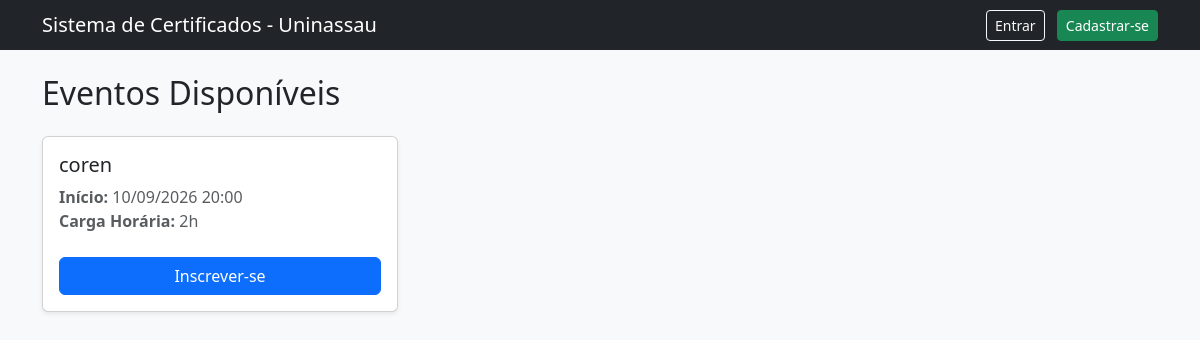
Before: / with the older database file.
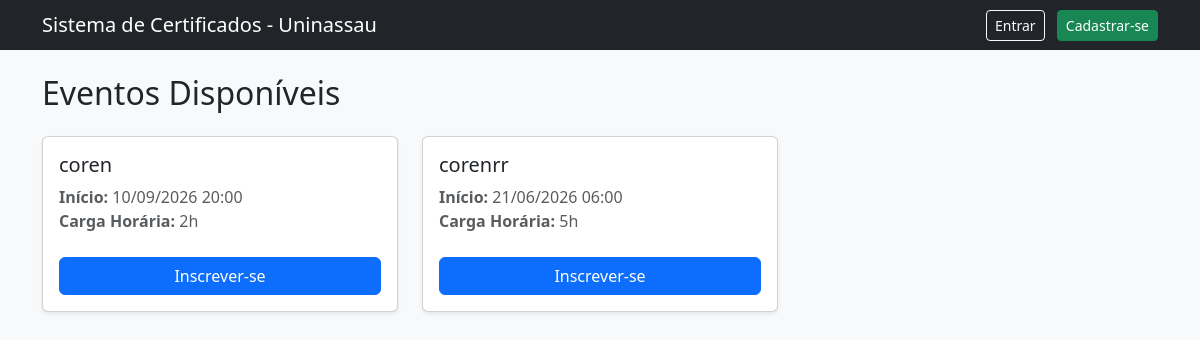
After: the same page with the newer database file.
### eventos/models.py (models this page shows, shortened)
class Evento(models.Model):
    titulo = models.CharField(max_length=200)
    data_inicio = models.DateTimeField()
    data_fim = models.DateTimeField()
    carga_horaria = models.IntegerField(help_text="Carga horária em horas")
    template_certificado = models.ImageField(upload_to='templates/', blank=True, null=True)

### eventos/views.py (the view)
# urls.py: path('', views.lista_eventos, name='lista_eventos'),
def lista_eventos(request):
    eventos = Evento.objects.all()
    return render(request, 'eventos/lista_eventos.html', {'eventos':eventos})

### eventos/templates/eventos/lista_eventos.html (shortened to what this page needs)
<!DOCTYPE html>
<html lang="pt-br">
<head>
    <link href="https://cdn.jsdelivr.net/npm/bootstrap@5.3.0/dist/css/bootstrap.min.css" rel="stylesheet">
</head>
<body class="bg-light">
    <nav class="navbar navbar-dark bg-dark mb-4">
        <div class="container">
            <span class="navbar-brand mb-0 h1">Sistema de Certificados - Uninassau</span>
            <div>
                {% if user.is_authenticated %}
                    <span class="text-light me-3">Olá, {{ user.username }}</span>
                    {% if perms.eventos.add_evento %}
                        <a href="{% url 'criar_evento' %}" class="btn btn-warning btn-sm me-2">Painel do Palestrante</a>
                    {% endif %}
                    <a href="{% url 'perfil_usuario' %}" class="btn btn-info btn-sm me-2 text-white">Meu Perfil</a>
                    <a href="{% url 'meus_eventos' %}" class="btn btn-primary btn-sm me-2">Meus Ingressos</a>
                    <form action="{% url 'logout' %}" method="post" class="d-inline">
                        {% csrf_token %}
                        <button type="submit" class="btn btn-danger btn-sm">Sair</button>
                    </form>
                {% else %}
                    <a href="{% url 'login' %}" class="btn btn-outline-light btn-sm me-2">Entrar</a>
                    <a href="{% url 'cadastro' %}" class="btn btn-success btn-sm">Cadastrar-se</a>
                {% endif %}
            </div>
        </div>
    </nav>
    <div class="container">
        <h2 class="mb-4">Eventos Disponíveis</h2>
        <div class="row">
            {% for evento in eventos %}
            <div class="col-md-4 mb-4">
                <div class="card shadow-sm h-100">
                    <div class="card-body d-flex flex-column">
                        <h5 class="card-title">{{ evento.titulo }}</h5>
                        <p class="card-text text-muted mb-4">
                            <strong>Início:</strong> {{ evento.data_inicio|date:"d/m/Y H:i" }}<br>
                            <strong>Carga Horária:</strong> {{ evento.carga_horaria }}h
                        </p>
                        <a href="{% url 'inscrever_evento' evento.id %}" class="btn btn-primary mt-auto">Inscrever-se</a>
                    </div>
                </div>
            </div>
            {% empty %}
            <div class="col-12">
                <div class="alert alert-warning" role="alert">
                    Nenhum evento com inscrições abertas no momento.
                </div>
            </div>
            {% endfor %}
        </div>
    </div>
</body>
</html>

Changed rows visible on the page:
added Evento: titulo "corenrr", data_inicio "21/06/2026 06:00", carga_horaria "5"
